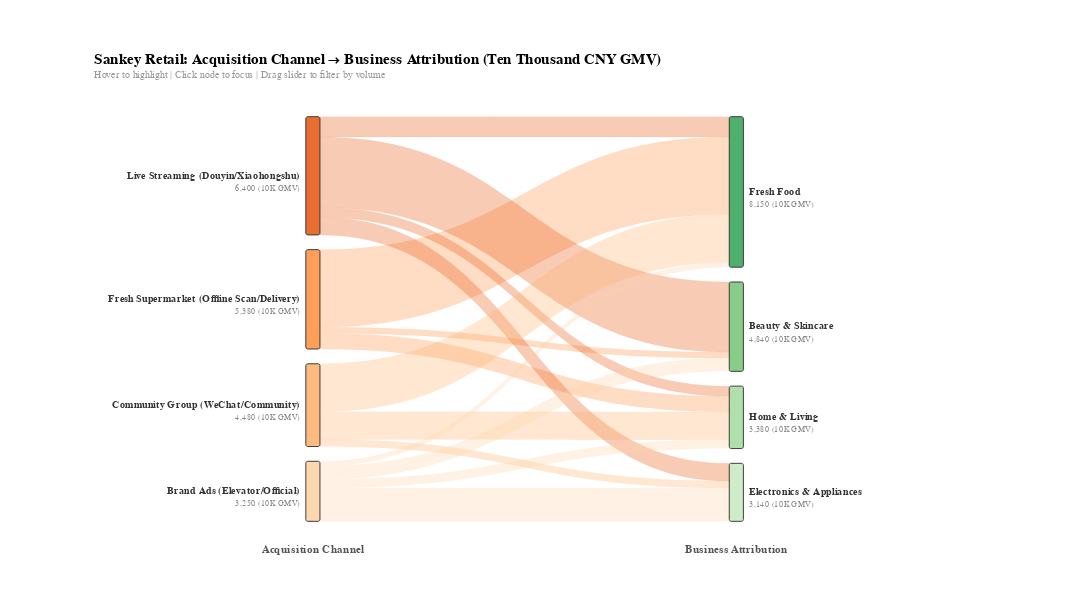

The Vega-Lite source for this figure:
### Vega specification from a JSON file in a GitHub repository (floating-point values rounded to 4 significant figures)
{"$schema": "https://vega.github.io/schema/vega/v5.json", "description": "Retail Sankey: Acquisition Channel → Business Attribution", "width": 900, "height": 430, "padding": {"left": 100, "right": 160, "top": 55, "bottom": 50}, "background": "white", "_metadata": {"chart_type": "sankey_multi_stage", "title": "Retail: Acquisition Channel → Business Attribution", "topic": "retail_channel_attribution", "value_unit": "10K CNY GMV", "architecture": "data-driven layout via Vega transform pipeline (rawLinks + nodeConfig)"}, "signals": [{"name": "nodeWidth", "value": 15}, {"name": "nodeGap", "value": 800}, {"name": "threshold", "value": 0, "bind": {"input": "range", "min": 0, "max": 5000, "step": 100, "name": "Min Flow (10K GMV): "}}, {"name": "nodeHover", "value": null, "on": [{"events": "@nodeRect:mouseover", "update": "datum.name"}, {"events": "@nodeRect:mouseout", "update": "null"}]}, {"name": "edgeHover", "value": null, "on": [{"events": "@edgeMark:mouseover", "update": "datum.linkId"}, {"events": "@edgeMark:mouseout", "update": "null"}]}, {"name": "selectedNode", "value": null, "on": [{"events": "@nodeRect:click!", "update": "selectedNode === datum.name ? null : datum.name"}, {"events": [{"type": "click", "markname": "resetBtn"}, {"type": "dblclick"}], "update": "null"}]}], "data": [{"name": "rawLinks", "values": [{"source": "Fresh Supermarket (Offline Scan/Delivery)", "target": "Fresh Food", "value": 4200}, {"source": "Fresh Supermarket (Offline Scan/Delivery)", "target": "Home & Living", "value": 860}, {"source": "Fresh Supermarket (Offline Scan/Delivery)", "target": "Beauty & Skincare", "value": 320}, {"source": "Live Streaming (Douyin/Xiaohongshu)", "target": "Beauty & Skincare", "value": 3800}, {"source": "Live Streaming (Douyin/Xiaohongshu)", "target": "Fresh Food", "value": 1100}, {"source": "Live Streaming (Douyin/Xiaohongshu)", "target": "Electronics & Appliances", "value": 960}, {"source": "Live Streaming (Douyin/Xiaohongshu)", "target": "Home & Living", "value": 540}, {"source": "Community Group (WeChat/Community)", "target": "Fresh Food", "value": 2600}, {"source": "Community Group (WeChat/Community)", "target": "Home & Living", "value": 1500}, {"source": "Community Group (WeChat/Community)", "target": "Electronics & Appliances", "value": 380}, {"source": "Brand Ads (Elevator/Official)", "target": "Electronics & Appliances", "value": 1800}, {"source": "Brand Ads (Elevator/Official)", "target": "Beauty & Skincare", "value": 720}, {"source": "Brand Ads (Elevator/Official)", "target": "Home & Living", "value": 480}, {"source": "Brand Ads (Elevator/Official)", "target": "Fresh Food", "value": 250}]}, {"name": "nodeConfig", "values": [{"name": "Live Streaming (Douyin/Xiaohongshu)", "depth": 0, "order": 0}, {"name": "Fresh Supermarket (Offline Scan/Delivery)", "depth": 0, "order": 1}, {"name": "Community Group (WeChat/Community)", "depth": 0, "order": 2}, {"name": "Brand Ads (Elevator/Official)", "depth": 0, "order": 3}, {"name": "Fresh Food", "depth": 1, "order": 0}, {"name": "Beauty & Skincare", "depth": 1, "order": 1}, {"name": "Home & Living", "depth": 1, "order": 2}, {"name": "Electronics & Appliances", "depth": 1, "order": 3}]}, {"name": "depthLabelsData", "values": [{"depth": 0, "label": "Acquisition Channel"}, {"depth": 1, "label": "Business Attribution"}]}, {"name": "filteredLinks", "source": "rawLinks", "transform": [{"type": "filter", "expr": "datum.value >= threshold"}, {"type": "formula", "expr": "datum.source + ' → ' + datum.target", "as": "linkId"}]}, {"name": "linksWithOrder", "source": "filteredLinks", "transform": [{"type": "lookup", "from": "nodeConfig", "key": "name", "fields": ["source"], "as": ["srcConfig"]}, {"type": "lookup", "from": "nodeConfig", "key": "name", "fields": ["target"], "as": ["tgtConfig"]}, {"type": "formula", "expr": "datum.srcConfig.order", "as": "srcOrder"}, {"type": "formula", "expr": "datum.tgtConfig.order", "as": "tgtOrder"}, {"type": "formula", "expr": "datum.srcConfig.depth", "as": "srcDepth"}, {"type": "formula", "expr": "datum.tgtConfig.depth", "as": "tgtDepth"}]}, {"name": "outTotals", "source": "linksWithOrder", "transform": [{"type": "aggregate", "groupby": ["source"], "fields": ["value"], "ops": ["sum"], "as": ["totalOut"]}]}, {"name": "inTotals", "source": "linksWithOrder", "transform": [{"type": "aggregate", "groupby": ["target"], "fields": ["value"], "ops": ["sum"], "as": ["totalIn"]}]}, {"name": "nodePositions", "source": "nodeConfig", "transform": [{"type": "lookup", "from": "outTotals", "key": "source", "fields": ["name"], "as": ["outInfo"]}, {"type": "lookup", "from": "inTotals", "key": "target", "fields": ["name"], "as": ["inInfo"]}, {"type": "formula", "expr": "datum.outInfo ? datum.outInfo.totalOut : 0", "as": "totalOut"}, {"type": "formula", "expr": "datum.inInfo ? datum.inInfo.totalIn : 0", "as": "totalIn"}, {"type": "formula", "expr": "max(datum.totalOut, datum.totalIn)", "as": "total"}, {"type": "filter", "expr": "datum.total > 0"}, {"type": "stack", "groupby": ["depth"], "sort": {"field": "order", "order": "ascending"}, "field": "total"}, {"type": "window", "groupby": ["depth"], "sort": {"field": "order", "order": "ascending"}, "ops": ["row_number"], "as": ["rankInDepth"]}, {"type": "formula", "expr": "datum.y0 + (datum.rankInDepth - 1) * nodeGap", "as": "y0g"}, {"type": "formula", "expr": "datum.y1 + (datum.rankInDepth - 1) * nodeGap", "as": "y1g"}]}, {"name": "sourceStacked", "source": "linksWithOrder", "transform": [{"type": "window", "groupby": ["source"], "sort": {"field": "tgtOrder", "order": "ascending"}, "ops": ["sum"], "fields": ["value"], "frame": [null, 0], "as": ["srcCumEnd"]}, {"type": "formula", "expr": "datum.srcCumEnd - datum.value", "as": "srcCumStart"}]}, {"name": "targetStacked", "source": "linksWithOrder", "transform": [{"type": "window", "groupby": ["target"], "sort": {"field": "srcOrder", "order": "ascending"}, "ops": ["sum"], "fields": ["value"], "frame": [null, 0], "as": ["tgtCumEnd"]}, {"type": "formula", "expr": "datum.tgtCumEnd - datum.value", "as": "tgtCumStart"}]}, {"name": "edges", "source": "sourceStacked", "transform": [{"type": "lookup", "from": "targetStacked", "key": "linkId", "fields": ["linkId"], "as": ["tgtInfo"]}, {"type": "formula", "expr": "datum.tgtInfo ? datum.tgtInfo.tgtCumStart : 0", "as": "tgtCumStart"}, {"type": "formula", "expr": "datum.tgtInfo ? datum.tgtInfo.tgtCumEnd : datum.value", "as": "tgtCumEnd"}, {"type": "lookup", "from": "nodePositions", "key": "name", "fields": ["source"], "as": ["srcNode"]}, {"type": "lookup", "from": "nodePositions", "key": "name", "fields": ["target"], "as": ["tgtNode"]}, {"type": "filter", "expr": "datum.srcNode && datum.tgtNode"}, {"type": "formula", "expr": "datum.srcNode.y0g + datum.srcCumStart", "as": "absSy0"}, {"type": "formula", "expr": "datum.srcNode.y0g + datum.srcCumEnd", "as": "absSy1"}, {"type": "formula", "expr": "datum.tgtNode.y0g + datum.tgtCumStart", "as": "absTy0"}, {"type": "formula", "expr": "datum.tgtNode.y0g + datum.tgtCumEnd", "as": "absTy1"}, {"type": "formula", "expr": "datum.srcNode.total > 0 ? datum.value / datum.srcNode.total : 0", "as": "srcPct"}, {"type": "formula", "expr": "datum.tgtNode.total > 0 ? datum.value / datum.tgtNode.total : 0", "as": "tgtPct"}]}], "scales": [{"name": "x", "type": "point", "range": "width", "domain": [0, 1], "padding": 0.5}, {"name": "y", "type": "linear", "range": [0, {"signal": "height"}], "domain": {"data": "nodePositions", "field": "y1g"}}, {"name": "color", "type": "ordinal", "domain": {"data": "nodeConfig", "field": "name"}, "range": ["#e6550d", "#fd8d3c", "#fdae6b", "#fdd0a2", "#31a354", "#74c476", "#a1d99b", "#c7e9c0"]}], "marks": [{"type": "path", "name": "edgeMark", "from": {"data": "edges"}, "encode": {"update": {"path": {"signal": "'M' + (scale('x', datum.srcDepth) + nodeWidth) + ',' + scale('y', datum.absSy0) + ' C' + ((scale('x', datum.srcDepth) + nodeWidth + scale('x', datum.tgtDepth)) / 2) + ',' + scale('y', datum.absSy0) + ' ' + ((scale('x', datum.srcDepth) + nodeWidth + scale('x', datum.tgtDepth)) / 2) + ',' + scale('y', datum.absTy0) + ' ' + scale('x', datum.tgtDepth) + ',' + scale('y', datum.absTy0) + ' L' + scale('x', datum.tgtDepth) + ',' + scale('y', datum.absTy1) + ' C' + ((scale('x', datum.srcDepth) + nodeWidth + scale('x', datum.tgtDepth)) / 2) + ',' + scale('y', datum.absTy1) + ' ' + ((scale('x', datum.srcDepth) + nodeWidth + scale('x', datum.tgtDepth)) / 2) + ',' + scale('y', datum.absSy1) + ' ' + (scale('x', datum.srcDepth) + nodeWidth) + ',' + scale('y', datum.absSy1) + ' Z'"}, "fill": {"scale": "color", "field": "source"}, "fillOpacity": {"signal": "selectedNode ? (datum.source === selectedNode || datum.target === selectedNode ? 0.65 : 0.04) : nodeHover ? (datum.source === nodeHover || datum.target === nodeHover ? 0.65 : 0.08) : edgeHover === datum.linkId ? 0.75 : 0.3"}, "stroke": {"scale": "color", "field": "source"}, "strokeWidth": {"value": 0.5}, "strokeOpacity": {"signal": "selectedNode ? (datum.source === selectedNode || datum.target === selectedNode ? 0.4 : 0) : nodeHover ? (datum.source === nodeHover || datum.target === nodeHover ? 0.4 : 0) : edgeHover === datum.linkId ? 0.5 : 0.1"}, "tooltip": {"signal": "datum.source + ' → ' + datum.target + ': ' + format(datum.value, ',') + ' (10K GMV) (' + format(datum.srcPct, '.0%') + ' of ' + datum.source + ', ' + format(datum.tgtPct, '.0%') + ' of ' + datum.target + ')'"}, "cursor": {"value": "pointer"}}, "hover": {"fillOpacity": {"value": 0.8}}}}, {"type": "rect", "name": "nodeRect", "from": {"data": "nodePositions"}, "encode": {"enter": {"width": {"signal": "nodeWidth"}, "cornerRadius": {"value": 2}}, "update": {"x": {"scale": "x", "field": "depth"}, "y": {"scale": "y", "field": "y0g"}, "y2": {"scale": "y", "field": "y1g"}, "fill": {"scale": "color", "field": "name"}, "stroke": {"value": "#333"}, "strokeWidth": {"signal": "selectedNode === datum.name || nodeHover === datum.name ? 2 : 1"}, "fillOpacity": {"signal": "selectedNode ? (datum.name === selectedNode ? 1 : 0.25) : nodeHover === datum.name ? 1 : 0.85"}, "tooltip": {"signal": "datum.name + ': ' + format(datum.total, ',') + ' (10K GMV)'"}, "cursor": {"value": "pointer"}}}}, {"type": "text", "from": {"data": "nodePositions"}, "interactive": false, "encode": {"update": {"x": {"signal": "datum.depth === 0 ? scale('x', datum.depth) - 6 : scale('x', datum.depth) + nodeWidth + 6"}, "y": {"signal": "(scale('y', datum.y0g) + scale('y', datum.y1g)) / 2"}, "align": {"signal": "datum.depth === 0 ? 'right' : 'left'"}, "text": {"field": "name"}, "fontSize": {"value": 11}, "fontWeight": {"value": "bold"}, "fill": {"value": "#333"}, "baseline": {"value": "middle"}, "opacity": {"signal": "selectedNode ? (datum.name === selectedNode ? 1 : 0.25) : 1"}}}}, {"type": "text", "from": {"data": "nodePositions"}, "interactive": false, "encode": {"update": {"x": {"signal": "datum.depth === 0 ? scale('x', datum.depth) - 6 : scale('x', datum.depth) + nodeWidth + 6"}, "y": {"signal": "(scale('y', datum.y0g) + scale('y', datum.y1g)) / 2 + 13"}, "align": {"signal": "datum.depth === 0 ? 'right' : 'left'"}, "text": {"signal": "abs(scale('y', datum.y0g) - scale('y', datum.y1g)) > 22 ? format(datum.total, ',') + ' (10K GMV)' : ''"}, "fontSize": {"value": 9}, "fill": {"value": "#888"}, "baseline": {"value": "middle"}, "opacity": {"signal": "selectedNode ? (datum.name === selectedNode ? 1 : 0.25) : 1"}}}}, {"type": "text", "from": {"data": "depthLabelsData"}, "interactive": false, "encode": {"enter": {"x": {"signal": "scale('x', datum.depth) + nodeWidth / 2"}, "y": {"signal": "height + 25"}, "text": {"field": "label"}, "fontSize": {"value": 12}, "fontWeight": {"value": "bold"}, "fill": {"value": "#555"}, "baseline": {"value": "top"}, "align": {"value": "center"}}}}, {"type": "group", "data": [{"name": "showResetData", "values": [{}], "transform": [{"type": "filter", "expr": "selectedNode"}]}], "encode": {"enter": {"xc": {"signal": "width / 2"}, "y": {"value": -35}, "width": {"value": 100}, "height": {"value": 26}}}, "marks": [{"type": "group", "name": "resetBtn", "from": {"data": "showResetData"}, "encode": {"enter": {"cornerRadius": {"value": 5}, "fill": {"value": "#f5f5f5"}, "stroke": {"value": "#bbb"}, "strokeWidth": {"value": 1.5}, "height": {"field": {"group": "height"}}, "width": {"field": {"group": "width"}}, "cursor": {"value": "pointer"}}, "update": {"opacity": {"value": 1}}, "hover": {"opacity": {"value": 0.7}}}, "marks": [{"type": "text", "interactive": false, "encode": {"enter": {"xc": {"field": {"group": "width"}, "mult": 0.5}, "yc": {"field": {"group": "height"}, "mult": 0.5, "offset": 1}, "align": {"value": "center"}, "baseline": {"value": "middle"}, "fontWeight": {"value": "bold"}, "fontSize": {"value": 11}, "text": {"value": "Show All"}, "fill": {"value": "#555"}}}}]}]}], "title": {"text": "Sankey Retail: Acquisition Channel → Business Attribution (Ten Thousand CNY GMV)", "subtitle": "Hover to highlight | Click node to focus | Drag slider to filter by volume", "fontSize": 16, "subtitleFontSize": 11, "subtitleColor": "#999", "anchor": "start"}}
